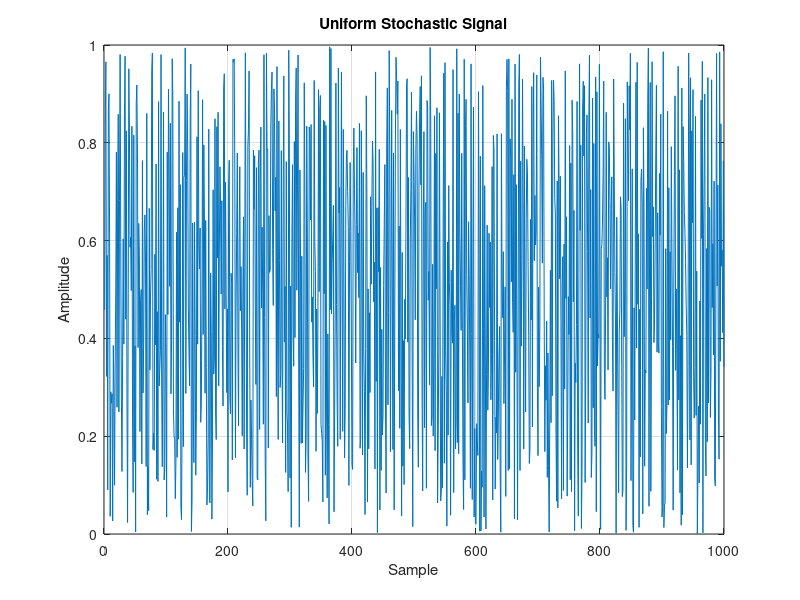

Write MATLAB code to recreate this figure. (Note: this script raises an error after producing the figure.)
%% *Basics of Signal Processing - Stochastic Signals*
%% Clear the workspace
close all;
clear;
clc;

%% Uniform Stochastic Signals
% Uniform random variables are used to model situations where any outcome
% is equally likely. The probability density function of a uniform random
% variable is given by
%
% $$f(x) = \frac{1}{b-a}$$
%
% for $a \leq x \leq b$ and $0$ otherwise. The mean and variance of a
% uniform random variable are given by
%
% $$\mu = \frac{a+b}{2}$$
%
% $$\sigma^2 = \frac{(b-a)^2}{12}$$
%
% The following code generates a uniform random variable with size 1000
% between 0 and 1.

stochastic_signal = rand(1, 1000);
figure('Name', 'Uniform Stochastic Signal');
plot(stochastic_signal);
title('Uniform Stochastic Signal');
xlabel('Sample');
ylabel('Amplitude');
grid on;

%%%
% It can be shown that the histogram of a uniform random process is also
% uniform.
% More accurate results can be obtained by increasing the number of samples.
stochastic_signal = rand(1, 10000);
histogram(stochastic_signal, 50); % 100 bins
title('Uniform Stochastic Signal Histogram');
xlabel('Amplitude');
ylabel('Number of Samples');
grid on;

%%%
% We can plot the probability density function using |makedist| class
% and |pdf| function.
pd = makedist('Uniform'); % Make a uniform distribution
x = 0:0.01:1;
y = pdf(pd, x); % Calculate the pdf over the x values
figure('Name', 'Uniform Stochastic Signal PDF');
plot(x, y, 'LineWidth', 1.5');
title('Uniform Stochastic Signal PDF');
xlabel('Amplitude');
ylabel('Probability');
grid on;

%% Gaussian Stochastic Signals
% Gaussian random variables are used to model situations where the
% probability density function is bell-shaped. The probability density
% function of a Gaussian random variable is given by
%
% $$f(x) = \frac{1}{\sigma \sqrt{2\pi}} e^{-\frac{(x-\mu)^2}{2\sigma^2}}$$
%
% The mean and variance of a Gaussian random variable are given by
%
% $$\mu = \mu$$
%
% $$\sigma^2 = \sigma^2$$

%%%
% The following code generates a Gaussian random variable with size 1000
% with mean 0 and variance 1.

stochastic_signal = randn(1, 1000);
figure('Name', 'Gaussian Stochastic Signal');
plot(stochastic_signal);
title('Gaussian Stochastic Signal');
xlabel('Sample');
ylabel('Amplitude');
grid on;

%%%
% It can be shown that the histogram of a Gaussian random process is also
% Gaussian.
% More accurate results can be obtained by increasing the number of samples.
figure('Name', 'Histogram of Gaussian Stochastic Signal');
stochastic_signal = randn(1, 10000);
histogram(stochastic_signal, 100);
title('Histogram of Gaussian Stochastic Signal');
xlabel('Amplitude');
ylabel('Number of Samples');
grid on;

%%%
% We can plot the probability density function using |makedist| class
% and |pdf| function.
pd = makedist('Normal'); % Make a Gaussian distribution
x = -5:0.01:5;
y = pdf(pd, x); % Calculate the pdf over the x values
figure('Name', 'Gaussian Stochastic Signal PDF');
plot(x, y, 'LineWidth', 1.5');
title('Gaussian Stochastic Signal PDF');
xlabel('Amplitude');
ylabel('Probability');
grid on;

%% Poisson Stochastic Signals
% Poisson random variables are used to model situations where the
% probability density function is asymmetric and has a long tail. The
% probability density function of a Poisson random variable is given by
%
% $$f(x) = \frac{e^{-\lambda} \lambda^x}{x!}$$
%
% The mean and variance of a Poisson random variable are given by
%
% $$\mu = \lambda$$
%
% $$\sigma^2 = \lambda$$

%%%
% The following code generates a Poisson random variable with size 1000
% with mean 5.

stochastic_signal = poissrnd(5, 1, 1000);
figure('Name', 'Poisson Stochastic Signal');
plot(stochastic_signal);
title('Poisson Stochastic Signal');
xlabel('Sample');
ylabel('Amplitude');
grid on;

%%%
% It can be shown that the histogram of a Poisson random process is also
% Poisson.
% More accurate results can be obtained by increasing the number of samples.
figure('Name', 'Histogram of Poisson Stochastic Signal');
stochastic_signal = poissrnd(5, 1, 10000);
histogram(stochastic_signal, 100);
title('Histogram of Poisson Stochastic Signal');
xlabel('Amplitude');
ylabel('Number of Samples');
grid on;

%%%
% We can plot the probability density function using |makedist| class
% and |pdf| function.
pd = makedist('Poisson', 'lambda', 5); % Make a Poisson distribution
x = 0:0.01:20;
y = pdf(pd, x); % Calculate the pdf over the x values
figure('Name', 'Poisson Stochastic Signal PDF');
plot(x, y, 'LineWidth', 1.5');
title('Poisson Stochastic Signal PDF');
xlabel('Amplitude');
ylabel('Probability');
grid on;

%% Exponential Stochastic Signals
%% Log-normal Stochastic Signals
%% Rayleigh Stochastic Signals
%% Rician Stochastic Signals\
%% Weibull Stochastic Signals
%% Gamma Stochastic Signals
%% |random| Function
